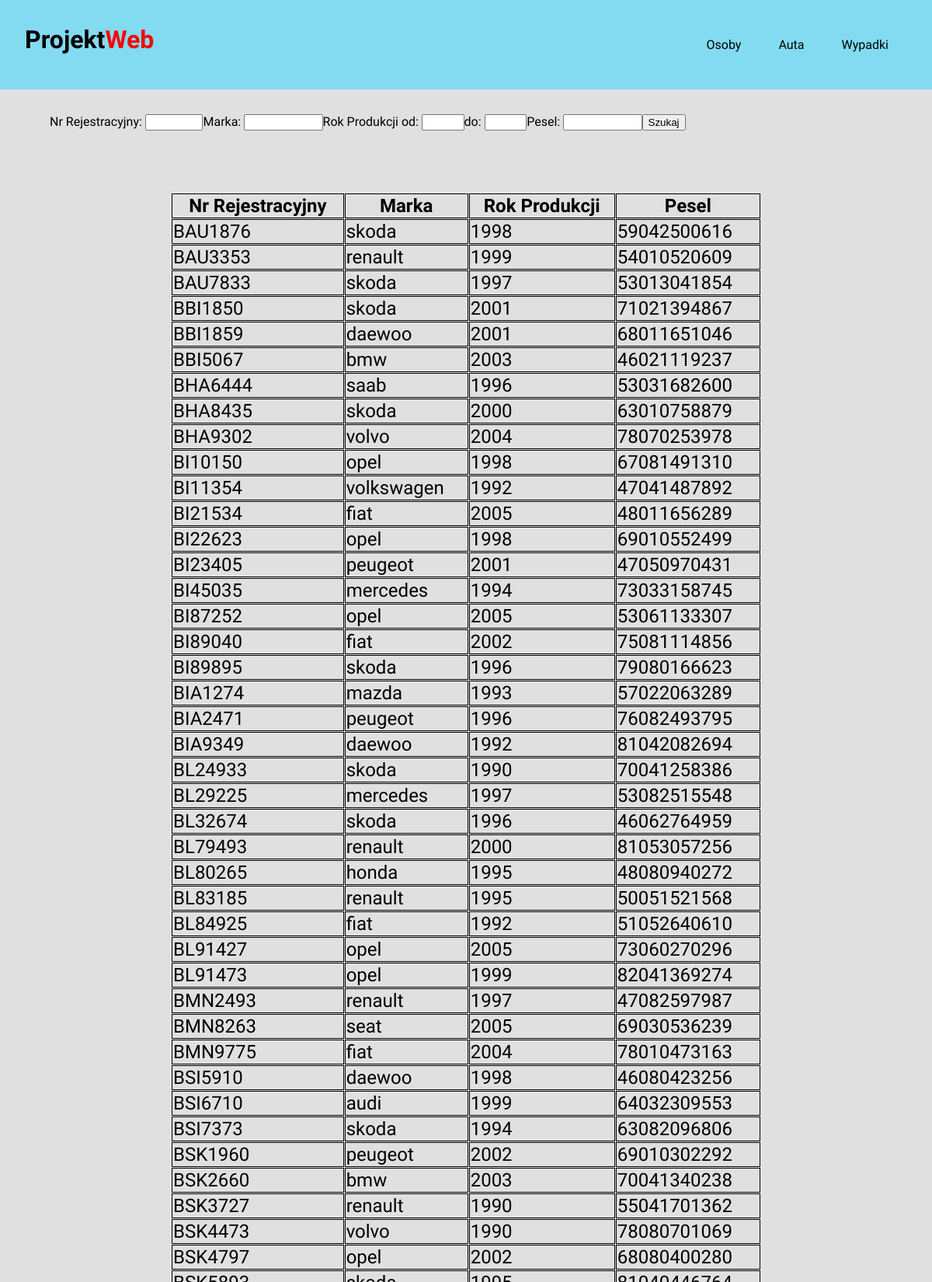
The page /auta/ (upper part) on the database its author committed.
### cardb/models.py (models this page shows)
class auto(models.Model):
    nr_rejestracyjny = models.CharField(max_length=7, primary_key=True)
    marka = models.CharField(max_length= 64)
    rok_produkcji = models.IntegerField()
    pesel = models.CharField(max_length=11)
    class Meta:
        db_table = 'auta'

### cardb/views.py (the view)
# urls.py: path('auta/', views.auta ,name = "auta"),
def auta(request):
    data = auto.objects.all()
    myFilter = autoFilter(request.GET, queryset=data)
    data = myFilter.qs
    return render(request, 'auta.html', {"auta":data,"myFilter":myFilter})

### template/auta.html (shortened to what this page needs)
{% extends 'base.html' %}
{% load static %}
{% block head %}
<link rel="stylesheet" href="{% static 'cardb/auta.css' %}" type="text/css" />
{% endblock head %}
{% block content %}
<form method="get">
    <div class="nrrej">
        <label for="id_nr_rejestracyjny">Nr Rejestracyjny:</label>
        {{myFilter.form.nr_rejestracyjny__icontains}}
    </div>
    <div class="marka">
        <label for="id_marka">Marka:</label>
        {{myFilter.form.marka__icontains}}
    </div>
    <div class="rok">
        <label for="id_rok_produkcji_gte">Rok Produkcji od:</label>
        {{myFilter.form.rok_produkcji__gte}}
    </div>
    <div class="rok">
        <label for="id_rok_produkcji_lte">do:</label>
        {{myFilter.form.rok_produkcji__lte}}
    </div>
    <div class="pesel">
    <label for="id_pesel">Pesel:</label>
    {{myFilter.form.pesel__icontains}}
    </div>
    <input type="submit" value="Szukaj" class="search"/>
</form>
<table>
    <tr>
        <th>Nr Rejestracyjny</th>
        <th>Marka</th>
        <th>Rok Produkcji</th>
        <th>Pesel</th>
    </tr>
    {% for auto in auta %}
    <tr>
        <td>{{auto.nr_rejestracyjny}}</td>
        <td>{{auto.marka}}</td>
        <td>{{auto.rok_produkcji}}</td>
        <td>{{auto.pesel}}</td>
    </tr>
    {% endfor %}
</table>
{% endblock content %}

### template/base.html (shortened to what this page needs)
{% load static %}
<!DOCTYPE html>
<html lang="pl">
  <head>
    <link rel="stylesheet" href="{% static 'cardb/base.css' %}" type="text/css" />
    {% block head %}{% endblock head %}
  </head>
  <body>
    <div class="navbar">
      <div class="container">
        <a class="logo" href="">Projekt<span>Web</span></a>
        <nav>
          <ul>
            <li><a href="osoby">Osoby</a></li>
            <li><a href="auta">Auta</a></li>
            <li><a href="wypadki">Wypadki</a></li>
          </ul>
        </nav>
      </div>
    </div>
    {% block content %}{% endblock content %}
  </body>
</html>

### cardb/static/cardb/base.css (style rules this page uses)
body { background: #bebdbd75; margin: 0; font-family: 'Ubuntu', sans-serif; }
.navbar { background: #82dbf1; padding: 2em; }
.navbar .logo { text-decoration: none; font-weight: 700; font-size: 2em; color: black; }
.navbar .logo span { color: red; }
.navbar .container { display: -webkit-box; display: -ms-flexbox; display: flex; place-content: space-between; }
.navbar .container ul { display: -webkit-box; display: -ms-flexbox; display: flex; place-content: space-between; }
.navbar .container ul li { padding: 0em 1.5em; }
.navbar .container ul a { color: black; }
ul { list-style-type: none; }
a { text-decoration: none; }

### cardb/static/cardb/auta.css (style rules this page uses)
form { display: -webkit-box; display: -ms-flexbox; display: flex; padding: 2em 4em; }
form .nrrej input { width: 5em; }
form .marka input { width: 7em; }
form .rok input { width: 3.5em; }
form .pesel input { width: 7em; }
table { padding: 2em 5em; font-size: 1.5em; margin: auto; width: 1000px; border-spacing: 1px; }
table tr, table th, table td { border: 1px solid black; }

### rows shown on the page
auto: nr_rejestracyjny "BAU1876", marka "skoda", rok_produkcji "1998", pesel "59042500616"
auto: nr_rejestracyjny "BAU3353", marka "renault", rok_produkcji "1999", pesel "54010520609"
auto: nr_rejestracyjny "BAU7833", marka "skoda", rok_produkcji "1997", pesel "53013041854"
auto: nr_rejestracyjny "BBI1850", marka "skoda", rok_produkcji "2001", pesel "71021394867"
auto: nr_rejestracyjny "BBI1859", marka "daewoo", rok_produkcji "2001", pesel "68011651046"
auto: nr_rejestracyjny "BBI5067", marka "bmw", rok_produkcji "2003", pesel "46021119237"
auto: nr_rejestracyjny "BHA6444", marka "saab", rok_produkcji "1996", pesel "53031682600"
auto: nr_rejestracyjny "BHA8435", marka "skoda", rok_produkcji "2000", pesel "63010758879"
auto: nr_rejestracyjny "BHA9302", marka "volvo", rok_produkcji "2004", pesel "78070253978"
auto: nr_rejestracyjny "BI10150", marka "opel", rok_produkcji "1998", pesel "67081491310"
auto: nr_rejestracyjny "BI11354", marka "volkswagen", rok_produkcji "1992", pesel "47041487892"
auto: nr_rejestracyjny "BI21534", marka "fiat", rok_produkcji "2005", pesel "48011656289"
auto: nr_rejestracyjny "BI22623", marka "opel", rok_produkcji "1998", pesel "69010552499"
auto: nr_rejestracyjny "BI23405", marka "peugeot", rok_produkcji "2001", pesel "47050970431"
auto: nr_rejestracyjny "BI45035", marka "mercedes", rok_produkcji "1994", pesel "73033158745"
auto: nr_rejestracyjny "BI87252", marka "opel", rok_produkcji "2005", pesel "53061133307"
auto: nr_rejestracyjny "BI89040", marka "fiat", rok_produkcji "2002", pesel "75081114856"
auto: nr_rejestracyjny "BI89895", marka "skoda", rok_produkcji "1996", pesel "79080166623"
auto: nr_rejestracyjny "BIA1274", marka "mazda", rok_produkcji "1993", pesel "57022063289"
auto: nr_rejestracyjny "BIA2471", marka "peugeot", rok_produkcji "1996", pesel "76082493795"
auto: nr_rejestracyjny "BIA9349", marka "daewoo", rok_produkcji "1992", pesel "81042082694"
auto: nr_rejestracyjny "BL24933", marka "skoda", rok_produkcji "1990", pesel "70041258386"
auto: nr_rejestracyjny "BL29225", marka "mercedes", rok_produkcji "1997", pesel "53082515548"
auto: nr_rejestracyjny "BL32674", marka "skoda", rok_produkcji "1996", pesel "46062764959"
auto: nr_rejestracyjny "BL79493", marka "renault", rok_produkcji "2000", pesel "81053057256"
auto: nr_rejestracyjny "BL80265", marka "honda", rok_produkcji "1995", pesel "48080940272"
auto: nr_rejestracyjny "BL83185", marka "renault", rok_produkcji "1995", pesel "50051521568"
auto: nr_rejestracyjny "BL84925", marka "fiat", rok_produkcji "1992", pesel "51052640610"
auto: nr_rejestracyjny "BL91427", marka "opel", rok_produkcji "2005", pesel "73060270296"
auto: nr_rejestracyjny "BL91473", marka "opel", rok_produkcji "1999", pesel "82041369274"
auto: nr_rejestracyjny "BMN2493", marka "renault", rok_produkcji "1997", pesel "47082597987"
auto: nr_rejestracyjny "BMN8263", marka "seat", rok_produkcji "2005", pesel "69030536239"
auto: nr_rejestracyjny "BMN9775", marka "fiat", rok_produkcji "2004", pesel "78010473163"
auto: nr_rejestracyjny "BSI5910", marka "daewoo", rok_produkcji "1998", pesel "46080423256"
auto: nr_rejestracyjny "BSI6710", marka "audi", rok_produkcji "1999", pesel "64032309553"
auto: nr_rejestracyjny "BSI7373", marka "skoda", rok_produkcji "1994", pesel "63082096806"
auto: nr_rejestracyjny "BSK1960", marka "peugeot", rok_produkcji "2002", pesel "69010302292"
auto: nr_rejestracyjny "BSK2660", marka "bmw", rok_produkcji "2003", pesel "70041340238"
auto: nr_rejestracyjny "BSK3727", marka "renault", rok_produkcji "1990", pesel "55041701362"
auto: nr_rejestracyjny "BSK4473", marka "volvo", rok_produkcji "1990", pesel "78080701069"
auto: nr_rejestracyjny "BSK4797", marka "opel", rok_produkcji "2002", pesel "68080400280"
